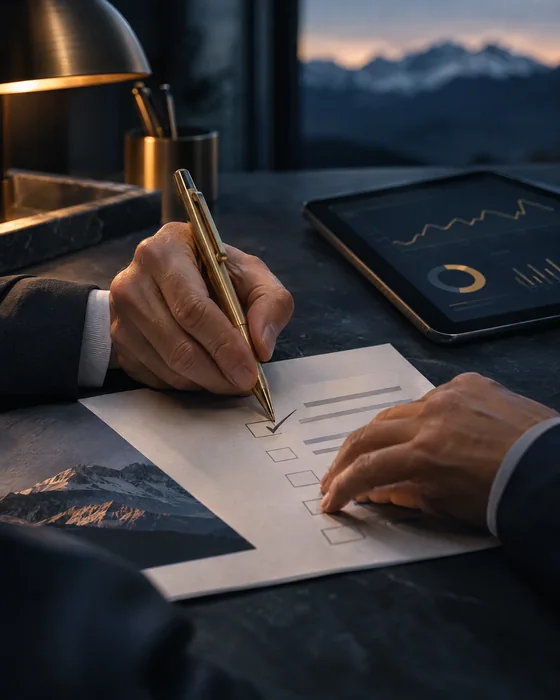
#> input picture website/brand-extra/example-render-560.webp, 560 x 700 px, given in place of brand-extra, which was not available
$ python contact_sheet.py ../../../website/brand-extra --out out.png
#> lines starting #> are read from the running program, lines starting #| are printed output that depends on the picture
#!/usr/bin/env python3
# SPDX-License-Identifier: Apache-2.0
# Copyright 2026 Ruben Ferraro — Unrendered (https://github.com/mysterxn-ctrl/unrendered)
"""Build a labelled contact sheet of candidate images for side-by-side QA.

  contact_sheet.py img1.png img2.png ... -o sheet.jpg [--cell 768] [--crops]
--crops adds a ~3x centre crop row per image so fine texture (skin, hands, text) is inspectable.
Requires Pillow (pip install pillow).
"""
import argparse
import sys
from pathlib import Path

try:
    from PIL import Image, ImageDraw
except ImportError:
    sys.exit("Pillow missing: pip install pillow")


def main():
    ap = argparse.ArgumentParser()
    ap.add_argument("images", nargs="+")
    ap.add_argument("-o", "--out", required=True)
    ap.add_argument("--cell", type=int, default=768)
    ap.add_argument("--crops", action="store_true")
    a = ap.parse_args()
    ims = [Image.open(p).convert("RGB") for p in a.images]
#> ims = 1 item
    rows = 2 if a.crops else 1
    pad, label_h = 12, 28
    W = len(ims) * (a.cell + pad) + pad
#> W = 792
    H = rows * (a.cell + pad + label_h) + pad
    sheet = Image.new("RGB", (W, H), (24, 24, 24))
#> sheet: PIL image 792x820 RGB; every value is 24
    d = ImageDraw.Draw(sheet)
    for i, (im, path) in enumerate(zip(ims, a.images)):
        x = pad + i * (a.cell + pad)
        t = im.copy()
        t.thumbnail((a.cell, a.cell))
        sheet.paste(t, (x, pad + label_h))
        d.text((x, pad + 6), f"#{i + 1}  {Path(path).name}  {im.width}x{im.height}", fill=(230, 230, 230))
        if a.crops:
            w, h = im.size
            cw, ch = w // 3, h // 3
            crop = im.crop((w // 2 - cw // 2, h // 2 - ch // 2, w // 2 + cw // 2, h // 2 + ch // 2))
            s = min(a.cell / crop.width, a.cell / crop.height)
            crop = crop.resize((int(crop.width * s), int(crop.height * s)), Image.LANCZOS)
            y = pad + label_h + a.cell + pad + label_h
            sheet.paste(crop, (x, y))
            d.text((x, y - label_h + 6), f"#{i + 1} centre crop (~3x)", fill=(200, 200, 200))
#> this loop made 1 pass
#> (path, x) on pass 1: ('../../../website/brand-extra', 12)
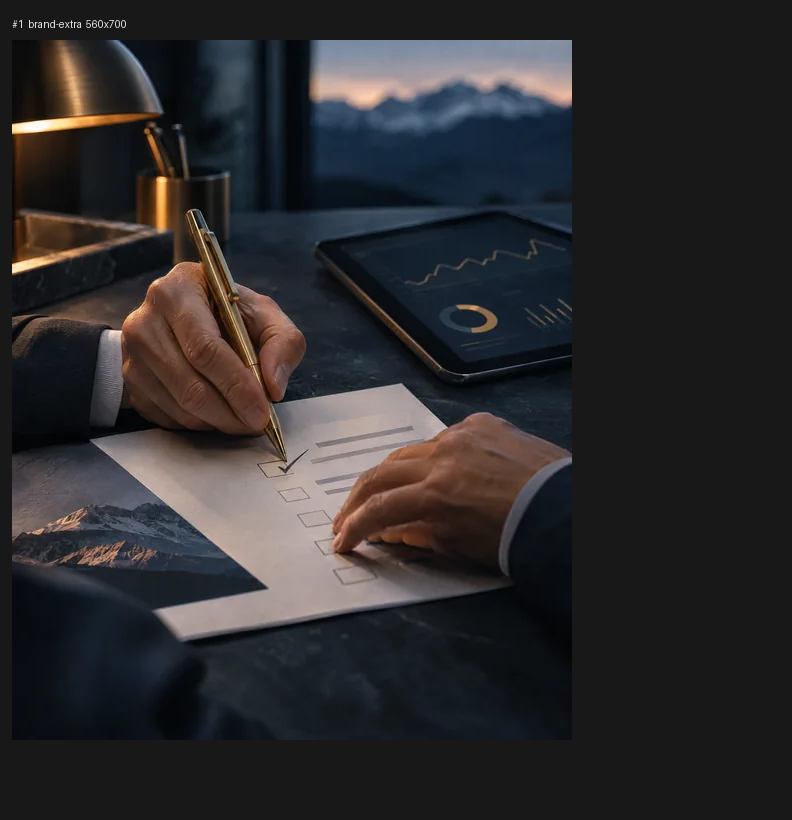
#> sheet: PIL image 792x820 RGB; mean R, G, B 44.7, 43.2, 44.7
#> t is the input picture: PIL image 560x700 RGB; mean R, G, B 58.2, 55.7, 58.1
    sheet.save(a.out, quality=92)
    print(a.out)


if __name__ == "__main__":
    main()

$ run again, on website/brand-extra/hero-art-768.webp
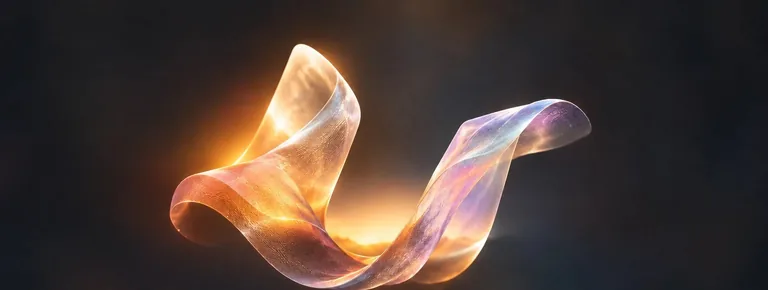
#> input picture website/brand-extra/hero-art-768.webp, 768 x 290 px, given in place of brand-extra, which was not available
#> ims = 1 item
#> W = 792
#> the loop in main, `for i, (im, path) in enumerate(zip(ims, a.images)):` made 1 pass
#> (path, x) on pass 1: ('../../../website/brand-extra', 12)
#> after the loop in main, `for i, (im, path) in enumerate(zip(ims, a.images)):`:
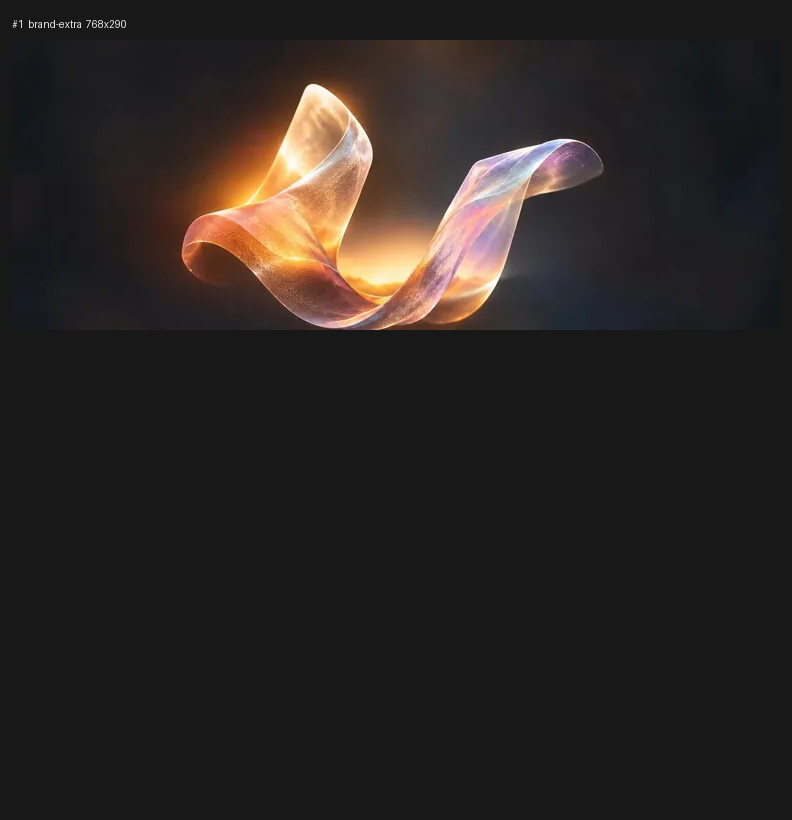
#> sheet: PIL image 792x820 RGB; mean R, G, B 42.6, 37, 34.5
#> in main, t is the input picture: PIL image 768x290 RGB; mean R, G, B 78, 61.7, 54.5
